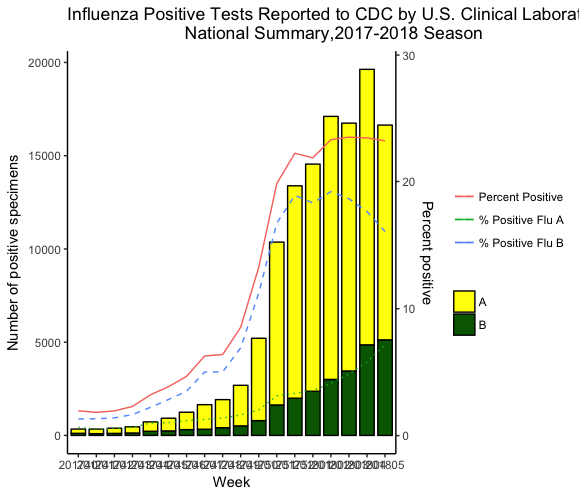

Source code (R):
library(reshape2)
library(ggplot2)

data<-read.csv("/Users/sp/Desktop/DIC/Influenza_positive_tests_Q1.csv")
data <- melt(data, id.vars=c("Week","Percent.Positive.A","Percent.Positive.B","Total...Tested", "X..Positive"))
bar_plot<-ggplot(data, aes(x=factor(data$Week), y = value, fill =  variable,width=0.8)) + 
  geom_bar(stat="identity",colour="black") +scale_fill_manual(values = c("yellow", "darkgreen") , labels=c("A", "B")) 
bar_plot<-bar_plot+guides(fill=guide_legend(title=NULL)) + theme_classic()

bar_plot<-bar_plot+geom_line(aes(x=factor(data$Week), y=X..Positive*680, group=1, color="black"))
bar_plot<-bar_plot+geom_line(linetype = "dashed",aes(x=factor(data$Week), y=Percent.Positive.A*680, group=1, color="gold"))
bar_plot<-bar_plot+geom_line(linetype = "dotted",aes(x=factor(data$Week), y=Percent.Positive.B*680, group=1, color="darkgreen")) + scale_color_discrete(name = "", labels = c("Percent Positive", "% Positive Flu A", "% Positive Flu B"))
bar_plot<-bar_plot+scale_y_continuous( sec.axis = sec_axis(~ . /680, name="Percent positive"))
bar_plot<-bar_plot+labs(x="Week",  y="Number of positive specimens",title="Influenza Positive Tests Reported to CDC by U.S. Clinical Laboratories,
                        National Summary,2017-2018 Season")+theme_classic()
bar_plot

#https://opensource.com/article/17/6/collecting-and-mapping-twitter-data-using-r
